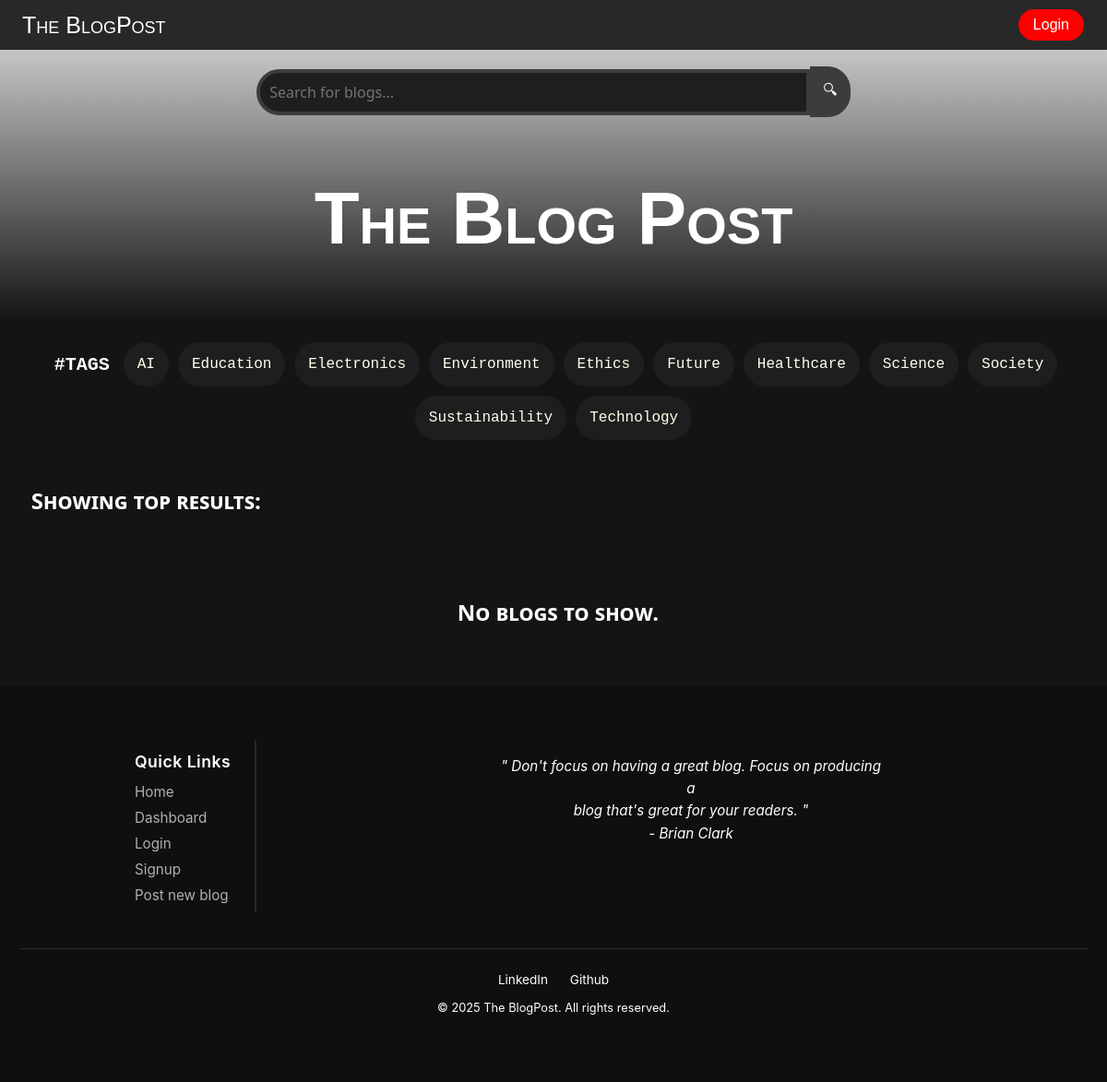
The page / on the database its author committed.
### tables this page shows
CREATE TABLE tags (
id INTEGER PRIMARY KEY AUTOINCREMENT,
tag TEXT
);

### app.py (the view)
@app.route("/")
def index():
    con = sqlite3.connect("database.db")
    cur = con.cursor()
    cur.execute("SELECT id, url FROM img")
    imgs = cur.fetchall()
    img_dict = {img[0]: img[1] for img in imgs}
    cur.execute("SELECT id, title, content, author FROM blog ORDER BY created_at DESC")
    blogs = cur.fetchall()
    all_ids = [blog[0] for blog in blogs]
    cur.execute("""
                SELECT t.tag, bt.blog_id
                FROM blog_tags bt
                JOIN tags t ON bt.tag_id = t.id
                ORDER BY t.tag, bt.blog_id;
                """)
    tags = cur.fetchall()
    cur.execute("SELECT blog_tags.blog_id, tags.tag FROM blog_tags JOIN tags ON blog_tags.tag_id = tags.id")
    blog_tags = cur.fetchall()
    blog_tags_dict = defaultdict(list)
    for blog_id, tag in blog_tags:
        blog_tags_dict[blog_id].append(tag)
    con.close()
    tags_dict = defaultdict(list)
    for tag, blog_id in tags:
        tags_dict[tag].append(blog_id)
    html = render_template("index.html", blogs = blogs, tags_dict = tags_dict, all_ids = all_ids, img_dict = img_dict, blog_tags_dict = blog_tags_dict, current_user = current_user)
    return html

### templates/index.html (shortened to what this page needs)
<!DOCTYPE html>
<html>
    <head lang = "en">
        <link href = "{{ url_for('static', filename='style.css') }}" rel = "stylesheet">
    </head>
    <body>
        <div class = "top">
            <a class = "left" href = "{{url_for('index')}}">The BlogPost</a>
            <div class = "nav_links">
                {% if current_user.is_authenticated %}
                    <a class = "right" href="{{ url_for('dashboard') }}">Dashboard</a>
                    <a class = "right" href="{{ url_for('logout') }}">Logout</a>
                {% else %}
                    <a class = "right" href="{{ url_for('login') }}">Login</a>
                {% endif %}
            </div>
        </div>
        <div id = "main_page">
        <header>
                <form id = "searchForm" action = "{{url_for('search_blog')}}" >
                    <div class = "search_mobile">
                    <input autocomplete = "off" type = "search" id = "search_bar" name = "q" placeholder = "Search for blogs..." >
                    <button onclick = "search_blog()">🔍︎</button>
                    </div>
                </form>
            <h1>The Blog Post</h1>
        </header>
        <main>
            <br>
            <div class = "tag_group">
                <p id = "tag" class = "tag" onclick = "clear_tags()"> #TAGS</p>
                {% for tag in tags_dict.keys() %}
                    <div class = "tag_categories" id = "{{tag}}" onclick = "show('{{tag}}')">{{tag}}</div>
                {% endfor %}
            </div>
            <div class = "description">
                <h2>Showing top results:</h2>
            </div>
            <div class = "blog_group"  id = "blog_group">
                {%if blogs%}
                {% for blog in blogs %}
                <div class = "blog" onclick = "fetch_blog('{{blog[0]}}')" id = "{{blog[0]}}">
                    <img src = "{{img_dict[blog[0]]}}" onerror="setDefaultImage(this);" width = "300px" >
                    <h2>{{blog[1]}}</h2>
                    <div id = "tags_display">
                        {% for tag in blog_tags_dict[blog[0]] %}
                            <div class = "single_tag">{{tag}}</div>
                        {% endfor %}
                    </div>
                    {% set slice_index = 200 - 2 * blog[1]|length %}
                    {% if slice_index < 10 %}
                        {% set slice_index = 10 %}
                    {% endif %}
                    <p>{{blog[2][:slice_index] + '...'}}</p>
                </div>
                {% endfor %}
                {% else %}
                    <h2 class = "description">No blogs to show.</h2>
                {% endif %}
            </div>
        </main>
        <div id = "footer" class = "footer" >
        <div class = "footer_content">
            <div class = "link_box">
            <div class = "quick_links" style = "color:white;">
                <h1>Quick Links</h1>
                <ul>
                    <li><a class = "links" href = "{{url_for('index')}}">Home</a></li>
                    <li><a class = "links" href = "{{url_for('dashboard')}}">Dashboard</a></li>
                    {% if current_user.is_authenticated %}
                        <li><a class = "links" href = "{{url_for('logout')}}">Logout</a></li>
                    {% else %}
                        <li><a class = "links" href = "{{url_for('login')}}">Login</a></li>
                        <li><a class = "links" href = "{{url_for('signup')}}">Signup</a></li>
                    {% endif %}
                    <li><a class = "links" href = "{{url_for('submit')}}">Post new blog</a></li>
                </ul>
            </div>
        </div>
            <div class = "quote">
                <p style = "text-align:center; color:white;">" Don't focus on having a great blog. Focus on producing a <br>blog that's great for your readers. "<br> - Brian Clark</p>
            </div>
        </div>
        <div class = "footer_bottom">
            <a href = "https://www.linkedin.com/in/shresth-65ab02304/" style = "color:white;">LinkedIn</a>
            <a href = "https://github.com/shresth3904" style = "color:white;">Github</a>
            <p style = "text-align:center; color:white;">&copy; 2025 The BlogPost. All rights reserved.</p>
        </div>
        </div>
    </body>
</html>

### static/style.css (style rules this page uses)
body { background-color: rgb(20, 20, 20); margin: 0; padding:0; }
#main_page { display: block; padding-top: 50px; background-color: rgb(20, 20, 20); width:100%; }
header { display:block; padding: 1%; text-align: center; font-family: "Arial Bold", sans-serif; font-size: 40px; font-variant: small-caps; top: 50px; left: 0px; width: 100%; background-image: linear-gradient(to bottom, rgb(200, 200, 200), rgb(20, 20, 20)); color:white; box-sizing: border-box; }
.top { z-index: 100; position:fixed; display:flex; background-color: rgb(40, 40, 40); text-decoration: none; padding: 10px 20px; justify-content: space-between; align-items: center; width:100%; color: white; box-sizing: border-box; }
.right { font-family: "Trebuchet MS", "Lucida Sans Unicode", "Lucida Grande", "Lucida Sans", Arial, sans-serif; display: flex; color:white; height:80%; text-decoration: none; align-items: center; margin: 0 5px; background-color: red; padding: 8px 16px; border-radius: 20px; transition: all 0.3s ease; box-sizing: border-box; }
.left { font-family: "Arial Narrow Bold", sans-serif; font-size: 25px; line-height: 25px; display: inline-block; align-items: left; color: white; text-decoration: none;; font-variant: small-caps; padding:4px ; transition: all 0.3s ease; }
.search_mobile { display: flex; align-items: center; justify-content: center; padding: 10px 0; margin: 0; }
#search_bar { width: 50vw; color: white; padding: 10px; border-radius: 25px 0px 0px 25px; border: solid rgb(60, 60, 60) 4px; background-color: rgb(30, 30, 30); margin-right: 0px; font-family: 'Segoe UI', Tahoma, Geneva, Verdana, sans-serif; font-size: 16px; }
.search_mobile button { padding: 10px; color:white; border-radius: 0px 25px 25px 0px; border: solid rgb(60, 60, 60) 4px; background-color: rgb(60, 60, 60); margin-left:0px; cursor: pointer; font-size: 16px; transition: all 0.3s ease; }
#searchForm { margin:0px; padding: 0px; }
.nav_links { display: flex; }
main { color: white; }
.tag { margin: 10px; font-family: monospace; font-weight: 900; font-size: 20px; }
.tag_group { display: flex; justify-content: center; align-items: center; flex-wrap: wrap; align-content: space-evenly; }
.tag_categories { margin: 5px; font-family: "Courier New", Courier, monospace; background-color: rgb(30, 30, 30); color: rgb(255, 255, 239); padding: 15px; border-radius: 50px; transition: all 0.3s ease; }
h2 { padding: 2%; }
.description { font-family: "Segoe UI", Tahoma, Geneva, Verdana, sans-serif; font-variant: small-caps; margin-left: 10px; }
.blog_group { display: flex; flex-wrap: wrap; justify-content: center; }
.footer { display: block; width:100vw; margin-top: 20px; background: #0f0f0f; color: #e5e5e5; padding: 60px 20px; font-family: 'Inter', sans-serif; box-sizing: border-box; }
.footer_content { display: flex; gap: 40px; max-width: 1200px; flex-wrap: wrap; margin: 0 auto; text-align: left; }
.link_box { margin-left:10%; display: flex; min-width: 130px; flex-direction: column; gap: 12px; padding-left: 10px; border-right: 2px solid #2a2a2a; }
.quick_links h1 { font-size: 1.1rem; margin-bottom: 12px; font-weight: 600; color: #ffffff; letter-spacing: 0.5px; }
.quick_links ul { list-style: none; padding: 0; margin: 0; }
.quick_links li { margin-bottom: 8px; }
.links { text-decoration: none; color: #b0b0b0; transition: all 0.3s ease; font-size: 0.95rem; }
.quote { max-width: 420px; margin: 0 auto; text-align: center; font-size: 0.95rem; line-height: 1.6; color: #cfcfcf; font-style: italic; }
.footer_bottom { margin-top: 40px; padding-top: 25px; border-top: 1px solid #2a2a2a; text-align: center; font-size: 0.85rem; color: #999; }
.footer_bottom a { color: #b0b0b0; text-decoration: none; margin: 0 10px; transition: color 0.3s ease, transform 0.2s ease; }
.footer_bottom p { margin-top: 15px; font-size: 0.8rem; color: #777; }

### rows shown on the page
tags: tag "AI"
tags: tag "Education"
tags: tag "Electronics"
tags: tag "Environment"
tags: tag "Ethics"
tags: tag "Future"
tags: tag "Healthcare"
tags: tag "Science"
tags: tag "Society"
tags: tag "Sustainability"
tags: tag "Technology"
